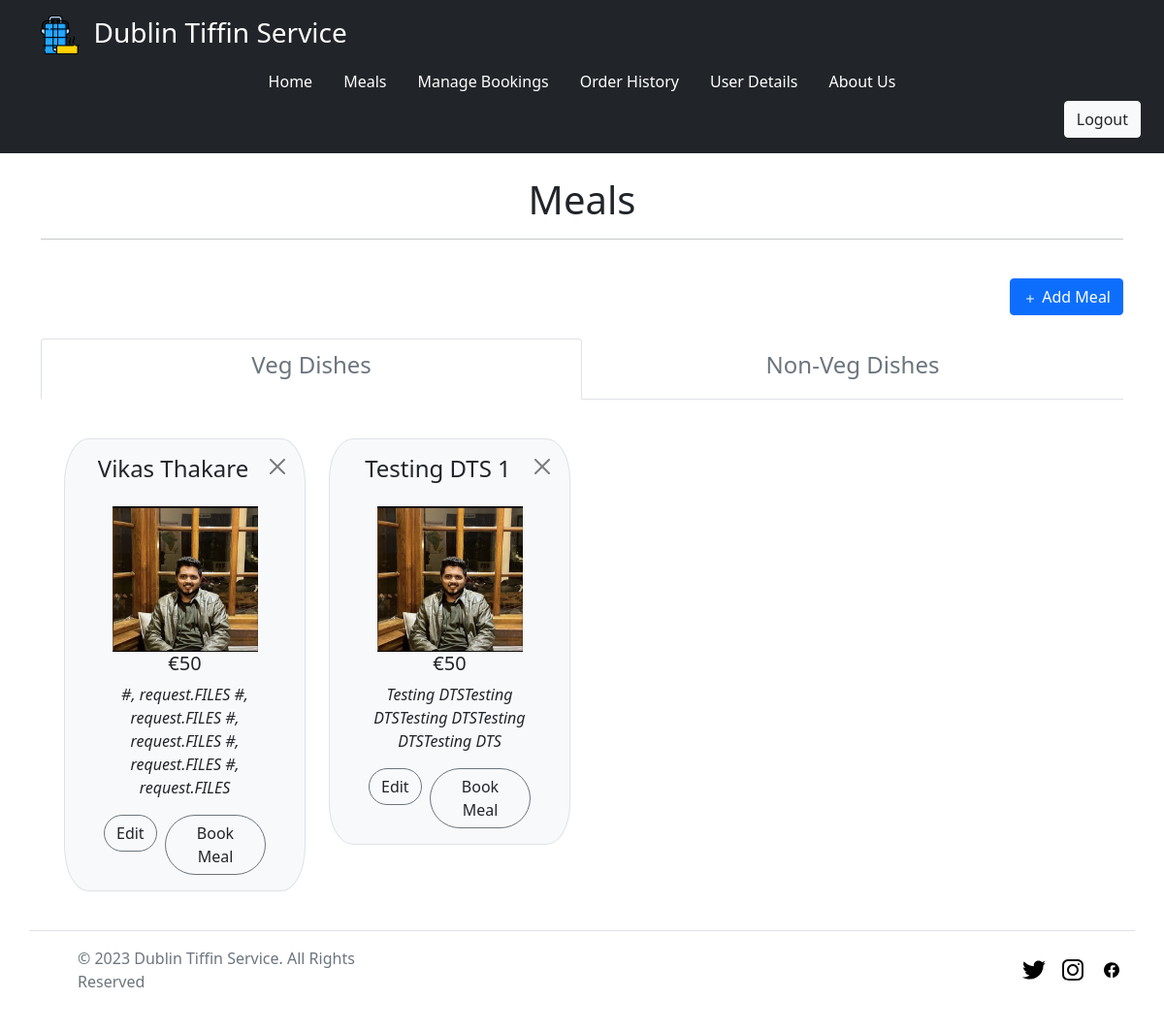
The page /meals/ (signed in) on the database as committed earlier.
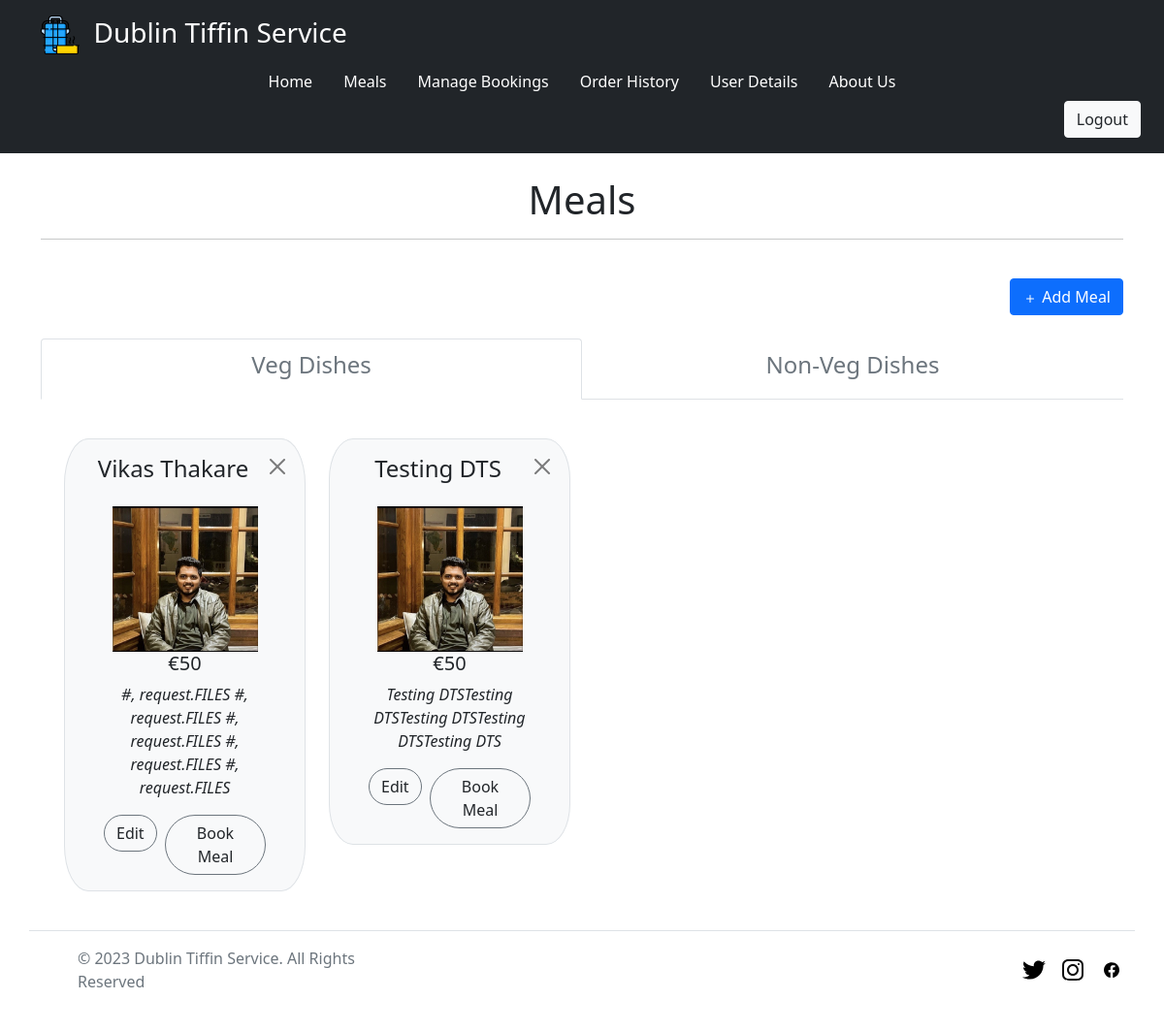
The same page on the database as committed later.
### meals/models.py (models this page shows, shortened)
class Meals(models.Model):
    name = models.CharField(max_length=100)
    description = models.TextField()
    cost = models.IntegerField()
    image = models.ImageField(upload_to="static/meal_images/")
    is_veg = models.BooleanField()

### meals/views.py (the view)
# urls.py: path('meals/', include('meals.urls')),
@login_required
@require_http_methods(["GET", "POST"])
def meals(request):
    try:
        if request.method == 'GET':
            veg_meal = Meals.objects.filter(is_veg=True)
            nonveg_meal = Meals.objects.filter(is_veg=False)
            return render(request, 'meals/meals.html', {"veg_meal": veg_meal, "nonveg_meal": nonveg_meal })
        if request.method == 'POST':
            return render(request, 'meals/meals.html')
    except Exception:
        return redirect(handler500)

### templates/meals/meals.html (shortened to what the changed rows need)
{% extends '_partials/base.html' %}
{% block body %}
{% load widget_tweaks %}
{% load static %}
<div class="container">
      <br>
      <h1 class="text-center">Meals</h1>
      <br>
      <form enctype="multipart/form-data" method="POST">
            <br>
            <div class="tab-content">
                  <div class="tab-pane container active" id="home">
                        <div class="container overflow-hidden">
                              <div class="row gy-4 my-3">
                                    {% for meal in veg_meal %}
                                    <div class="col-3">
                                          <div class="p-3 border bg-light" style="border-radius: 10%;">
                                                {% if user.is_superuser %}
                                                <a href="{% url 'delete_meal' meal.id %}">
                                                      <div class="float-end">
                                                            <button type="button" class="btn-close"
                                                                  aria-label="Close"></button>
                                                      </div>
                                                </a>
                                                {% endif %}
                                                <h4 class="text-center text-capitalize mb-4">{{ meal.name }}</h4>
                                                <div class="container text-center">
                                                      <img src="/{{ meal.image }}" height="150" width="150"
                                                            alt="Something Went Wrong">
                                                      <div class="d-none d-md-block text-center text-wrap">
                                                            <h5>€{{ meal.cost }}</h5>
                                                            <p class="fst-italic">{{ meal.description }}</p>
                                                      </div>
                                                      <div class="d-flex justify-content-center">
                                                            {% if user.is_superuser %}
                                                            <a href="{% url 'meal_form_add_update' meal.id %}"><button
                                                                        type="button"
                                                                        class="btn rounded-pill btn-outline-secondary text-dark gradient-custom-4 text-body"
                                                                        data-bs-toggle="modal">
                                                                        Edit
                                                                  </button></a>&nbsp;&nbsp;
                                                            {% endif %}
                                                            {% if user.is_authenticated %}
                                                            <button type="button"
                                                                  class="btn rounded-pill btn-outline-secondary text-dark gradient-custom-4 text-body"
                                                                  data-bs-toggle="modal" data-bs-target="#myModal{{ meal.pk }}">
                                                                  Book Meal
                                                            </button>
                                                            {% endif %}
                                                      </div>
                                                </div>
                                          </div>
                                    </div>
                                    {% endfor %}
                              </div>
                        </div>
                  </div>
            </div>
      </form>
</div>
{% endblock %}

Rows that differ between the two databases and show on the page:
changed Meals "Testing DTSTesting DTSTesting DTSTesting DTSTesting DTS": name "Testing DTS 1" → "Testing DTS"
